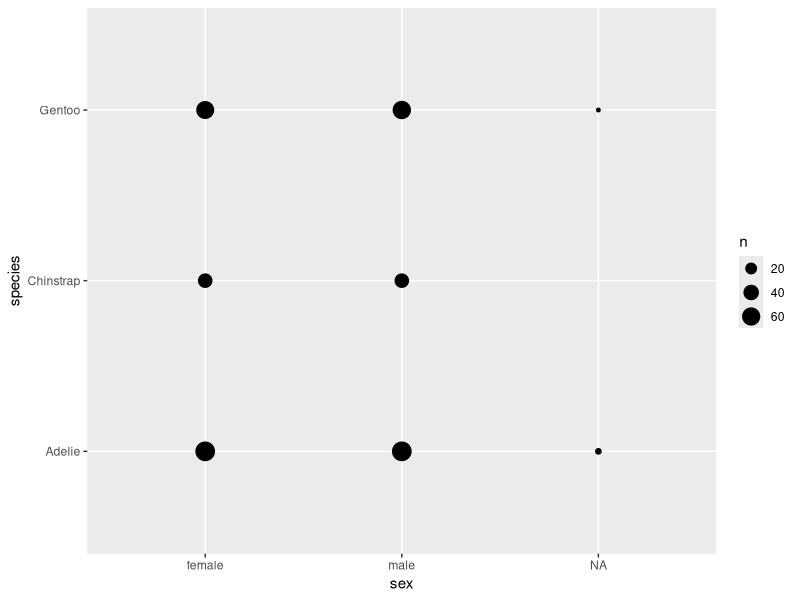
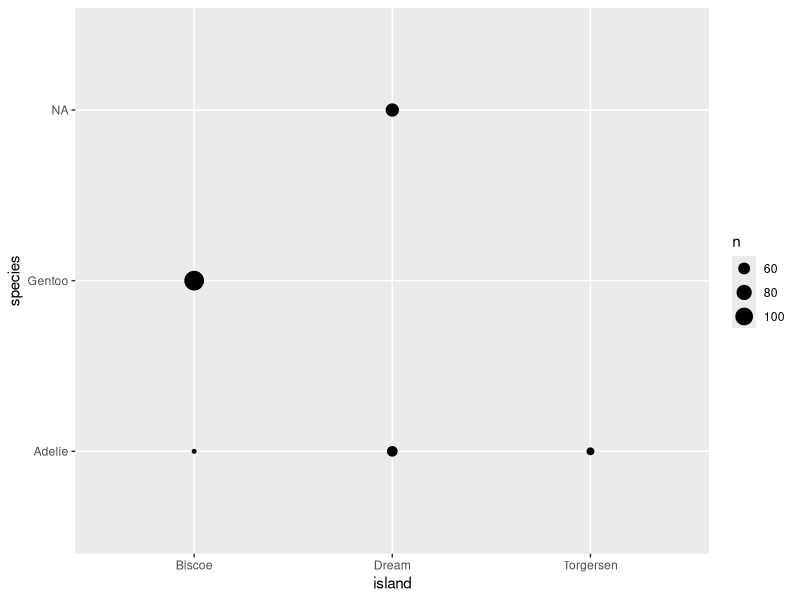
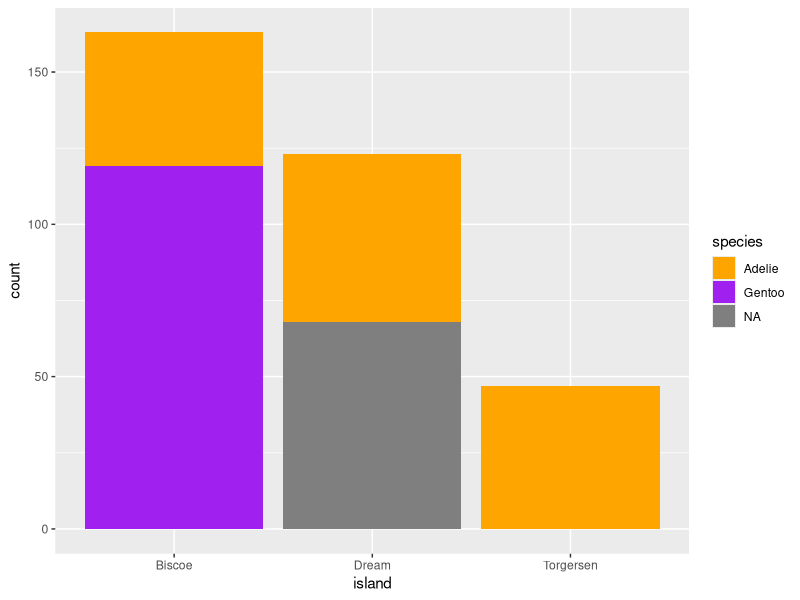
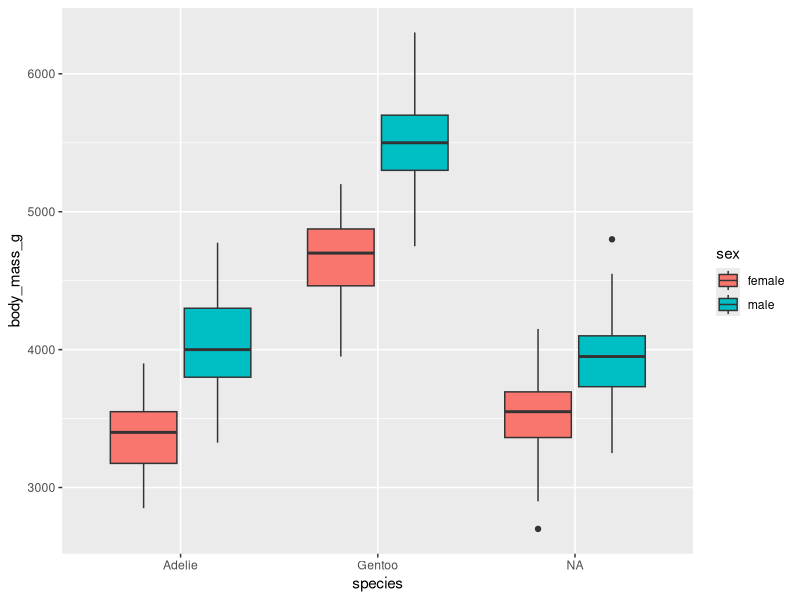

These figures' R source, in order:
## ---- chunk 1
knitr::opts_chunk$set(echo = TRUE)
## ---- chunk 2
library(dplyr)
library(plyr)
library(ggplot2)
library(palmerpenguins)
data(package = 'palmerpenguins')
## ---- chunk 3
View(penguins)
View(penguins_raw)
str(penguins)
summary(penguins)
## ---- chunk 4
length(penguins$species)
## ---- chunk 5
ggplot(data = penguins)+
  geom_count(aes(x= sex, y = species))
table(penguins$sex, penguins$species)
## ---- chunk 6
penguins <- na.omit(penguins)

tapply(penguins$bill_length_mm, penguins$species, mean)
tapply(penguins$bill_depth_mm, penguins$species, mean)
tapply(penguins$flipper_length_mm, penguins$species, mean)
tapply(penguins$body_mass_g, penguins$species, mean)
## ---- chunk 7
tapply(penguins$bill_length_mm, penguins$species, sd)
tapply(penguins$bill_depth_mm, penguins$species, sd)
tapply(penguins$flipper_length_mm, penguins$species, sd)
tapply(penguins$body_mass_g, penguins$species, sd)
## ---- chunk 8
tapply(penguins$bill_length_mm, penguins$species, max)
tapply(penguins$bill_depth_mm, penguins$species, max)
tapply(penguins$flipper_length_mm, penguins$species, max)
tapply(penguins$body_mass_g, penguins$species, max)
## ---- chunk 9
tapply(penguins$bill_length_mm, penguins$species, min)
tapply(penguins$bill_depth_mm, penguins$species, min)
tapply(penguins$flipper_length_mm, penguins$species, min)
tapply(penguins$body_mass_g, penguins$species, min)
## ---- chunk 10
penguins <- penguins %>%
  mutate(species = factor(species, levels = c('Adelie', 'Chinistrap', 'Gentoo')))

ggplot(data = penguins) +
  geom_count(aes(x = island, y = species))

table(penguins$island, penguins$species )

ggplot(data = penguins) +
  geom_bar(aes(x = island, fill = species))+
  scale_fill_manual(values = c("orange", "purple", "blue"))
## ---- chunk 11
ggplot(data = penguins)+
  geom_boxplot(aes(x = species, y = body_mass_g, fill = sex ))
## ---- chunk 12
citation("ggplot2")
## ---- chunk 13
citation("dplyr")
## ---- chunk 14
citation("plyr")
## ---- chunk 15
citation("palmerpenguins")
